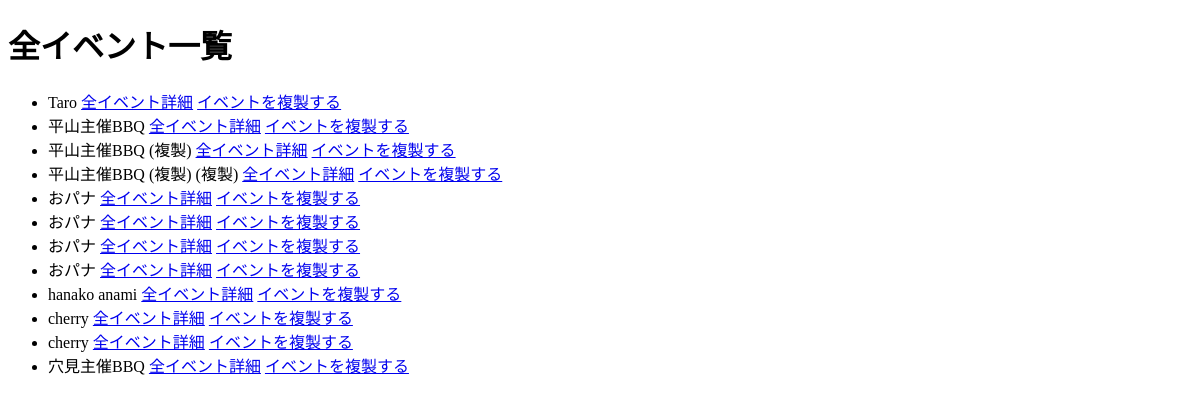
The app's page /events/ (signed in), older data.
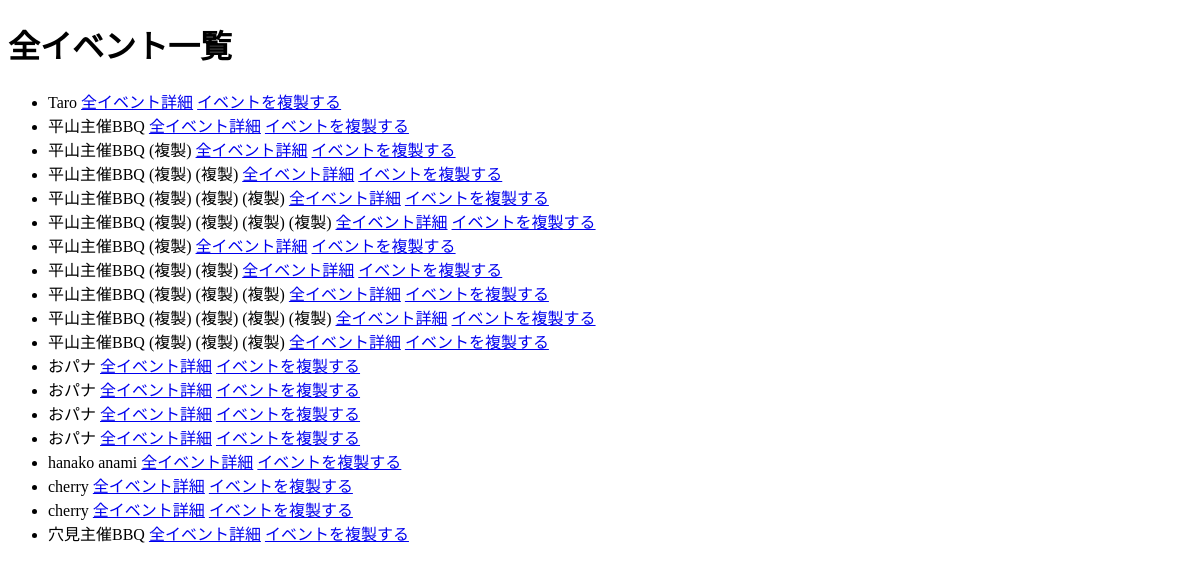
The same page, newer data.
### bbq_app/models.py (models this page shows, shortened)
class Event(models.Model):
    user = models.ForeignKey(User, on_delete=models.CASCADE, related_name="events")
    name = models.CharField("イベント名", max_length=30)
    held_at = models.DateTimeField("開催日時", null=True, blank=True)
    location = models.CharField("開催場所", max_length=50)
    created_at = models.DateTimeField("作成日時", auto_now_add=True)
    updated_at = models.DateTimeField("更新日時", auto_now=True)

### bbq_app/views.py (the view)
# urls.py: path("events/", views.event_list, name="event_list"),
@login_required
def event_list(request):
    events = Event.objects.filter(user=request.user).order_by("-held_at")
    return render(request, "bbq_app/event_list.html", {"events":events})

### bbq_app/templates/bbq_app/event_list.html (shortened to what this page needs)
<!DOCTYPE html>
<html lang="ja">
<h1>全イベント一覧</h1>
<ul>
    {% for event in events %}
        <li>
            {{ event.name }}
            <a href="{% url 'item_edit' event.id %}">全イベント詳細</a>
            <a href="{% url 'event_duplicate' event.id %}">イベントを複製する</a>
        </li>
    {% empty %}
        <li>イベントがありません</li>
    {% endfor %}
    </ul>

Row changes from the older to the newer data that the page shows:
added Event: name "平山主催BBQ (複製) (複製) (複製)"
added Event: name "平山主催BBQ (複製) (複製) (複製) (複製)"
added Event: name "平山主催BBQ (複製)"
added Event: name "平山主催BBQ (複製) (複製)"
added Event: name "平山主催BBQ (複製) (複製) (複製)"
added Event: name "平山主催BBQ (複製) (複製) (複製) (複製)"
added Event: name "平山主催BBQ (複製) (複製) (複製)"
